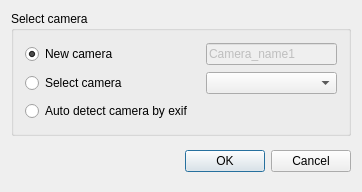
<?xml version="1.0" encoding="UTF-8"?>
<ui version="4.0">
 <class>AddPhotosDialog</class>
 <widget class="QDialog" name="AddPhotosDialog">
  <property name="geometry">
   <rect>
    <x>0</x>
    <y>0</y>
    <width>362</width>
    <height>192</height>
   </rect>
  </property>
  <property name="windowTitle">
   <string>Add photos...</string>
  </property>
  <layout class="QVBoxLayout" name="verticalLayout_2">
   <item>
    <widget class="QGroupBox" name="groupBox_addPhoto">
     <property name="title">
      <string>Select camera</string>
     </property>
     <layout class="QVBoxLayout" name="verticalLayout">
      <item>
       <layout class="QHBoxLayout" name="horizontalLayout_2">
        <item>
         <widget class="QRadioButton" name="radioButton_newGroup">
          <property name="minimumSize">
           <size>
            <width>175</width>
            <height>0</height>
           </size>
          </property>
          <property name="text">
           <string>New camera</string>
          </property>
          <property name="checked">
           <bool>true</bool>
          </property>
         </widget>
        </item>
        <item>
         <widget class="QLineEdit" name="lineEdit_newGroupName">
          <property name="enabled">
           <bool>false</bool>
          </property>
          <property name="sizePolicy">
           <sizepolicy hsizetype="Expanding" vsizetype="Fixed">
            <horstretch>0</horstretch>
            <verstretch>0</verstretch>
           </sizepolicy>
          </property>
          <property name="text">
           <string>Camera_name1</string>
          </property>
          <property name="placeholderText">
           <string>新建组名</string>
          </property>
         </widget>
        </item>
       </layout>
      </item>
      <item>
       <layout class="QHBoxLayout" name="horizontalLayout_4">
        <item>
         <widget class="QRadioButton" name="radioButton_curGroup">
          <property name="minimumSize">
           <size>
            <width>175</width>
            <height>0</height>
           </size>
          </property>
          <property name="text">
           <string>Select camera</string>
          </property>
         </widget>
        </item>
        <item>
         <widget class="QComboBox" name="comboBox_groupNames">
          <property name="sizePolicy">
           <sizepolicy hsizetype="Expanding" vsizetype="Fixed">
            <horstretch>0</horstretch>
            <verstretch>0</verstretch>
           </sizepolicy>
          </property>
         </widget>
        </item>
       </layout>
      </item>
      <item>
       <layout class="QHBoxLayout" name="horizontalLayout_5">
        <item>
         <widget class="QRadioButton" name="radioButton_groupByExif">
          <property name="minimumSize">
           <size>
            <width>175</width>
            <height>0</height>
           </size>
          </property>
          <property name="text">
           <string>Auto detect camera by exif</string>
          </property>
         </widget>
        </item>
       </layout>
      </item>
     </layout>
    </widget>
   </item>
   <item>
    <layout class="QHBoxLayout" name="horizontalLayout">
     <item>
      <spacer name="horizontalSpacer">
       <property name="orientation">
        <enum>Qt::Horizontal</enum>
       </property>
       <property name="sizeHint" stdset="0">
        <size>
         <width>208</width>
         <height>39</height>
        </size>
       </property>
      </spacer>
     </item>
     <item>
      <widget class="QDialogButtonBox" name="buttonBox">
       <property name="standardButtons">
        <set>QDialogButtonBox::Cancel|QDialogButtonBox::Ok</set>
       </property>
      </widget>
     </item>
    </layout>
   </item>
  </layout>
 </widget>
 <layoutdefault spacing="6" margin="11"/>
 <resources/>
 <connections>
  <connection>
   <sender>comboBox_groupNames</sender>
   <signal>currentIndexChanged(int)</signal>
   <receiver>AddPhotosDialog</receiver>
   <slot>selectItem(int)</slot>
   <hints>
    <hint type="sourcelabel">
     <x>257</x>
     <y>75</y>
    </hint>
    <hint type="destinationlabel">
     <x>126</x>
     <y>206</y>
    </hint>
   </hints>
  </connection>
  <connection>
   <sender>buttonBox</sender>
   <signal>accepted()</signal>
   <receiver>AddPhotosDialog</receiver>
   <slot>accept()</slot>
   <hints>
    <hint type="sourcelabel">
     <x>373</x>
     <y>195</y>
    </hint>
    <hint type="destinationlabel">
     <x>164</x>
     <y>138</y>
    </hint>
   </hints>
  </connection>
  <connection>
   <sender>buttonBox</sender>
   <signal>rejected()</signal>
   <receiver>AddPhotosDialog</receiver>
   <slot>reject()</slot>
   <hints>
    <hint type="sourcelabel">
     <x>373</x>
     <y>195</y>
    </hint>
    <hint type="destinationlabel">
     <x>186</x>
     <y>113</y>
    </hint>
   </hints>
  </connection>
  <connection>
   <sender>radioButton_curGroup</sender>
   <signal>toggled(bool)</signal>
   <receiver>comboBox_groupNames</receiver>
   <slot>setEnabled(bool)</slot>
   <hints>
    <hint type="sourcelabel">
     <x>102</x>
     <y>82</y>
    </hint>
    <hint type="destinationlabel">
     <x>222</x>
     <y>80</y>
    </hint>
   </hints>
  </connection>
  <connection>
   <sender>radioButton_newGroup</sender>
   <signal>toggled(bool)</signal>
   <receiver>lineEdit_newGroupName</receiver>
   <slot>setEnabled(bool)</slot>
   <hints>
    <hint type="sourcelabel">
     <x>117</x>
     <y>51</y>
    </hint>
    <hint type="destinationlabel">
     <x>228</x>
     <y>50</y>
    </hint>
   </hints>
  </connection>
 </connections>
 <slots>
  <slot>selectItem(int)</slot>
  <slot>setNewGroupEnabled(bool)</slot>
 </slots>
</ui>
